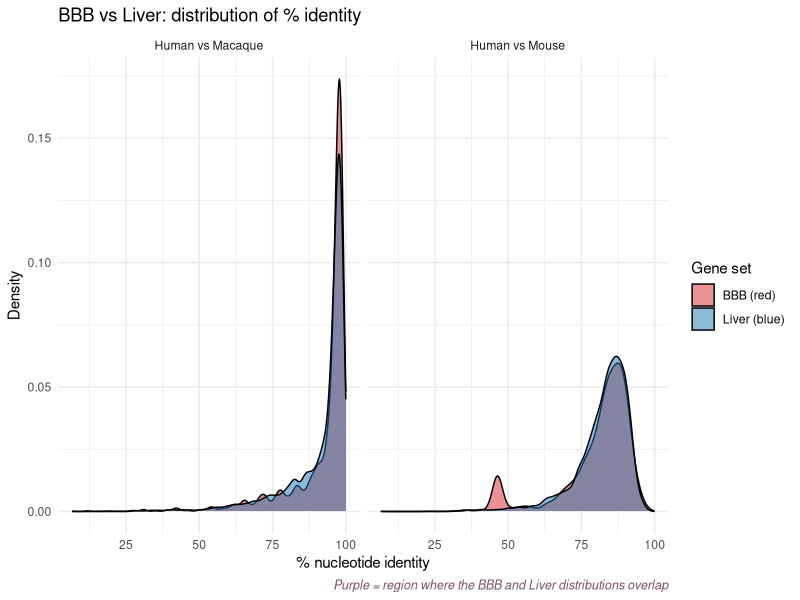
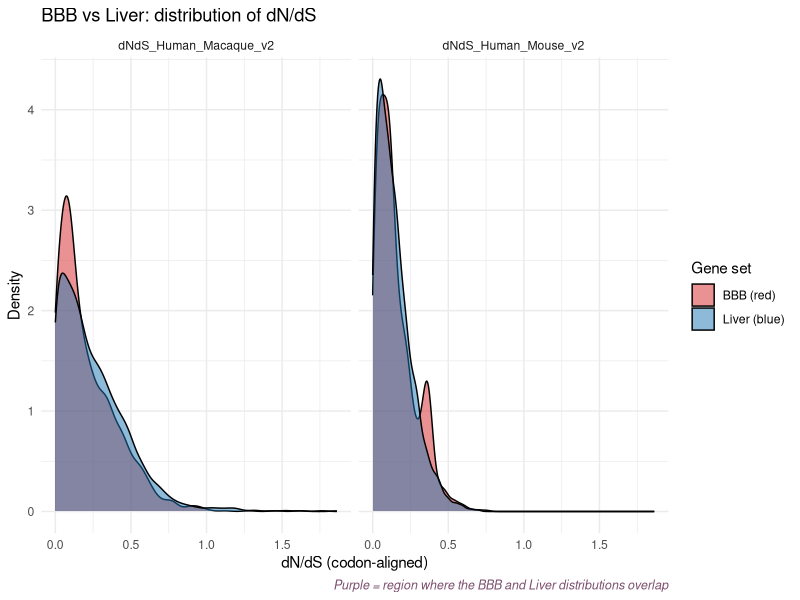
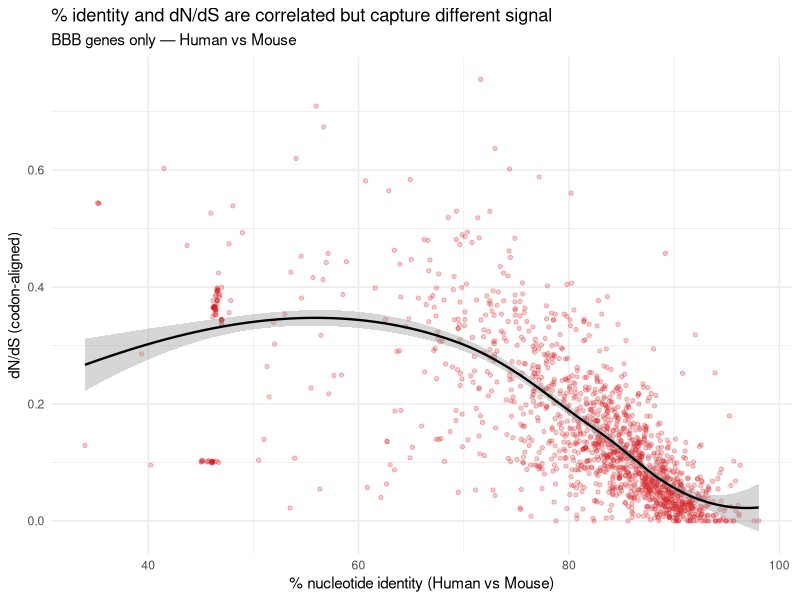
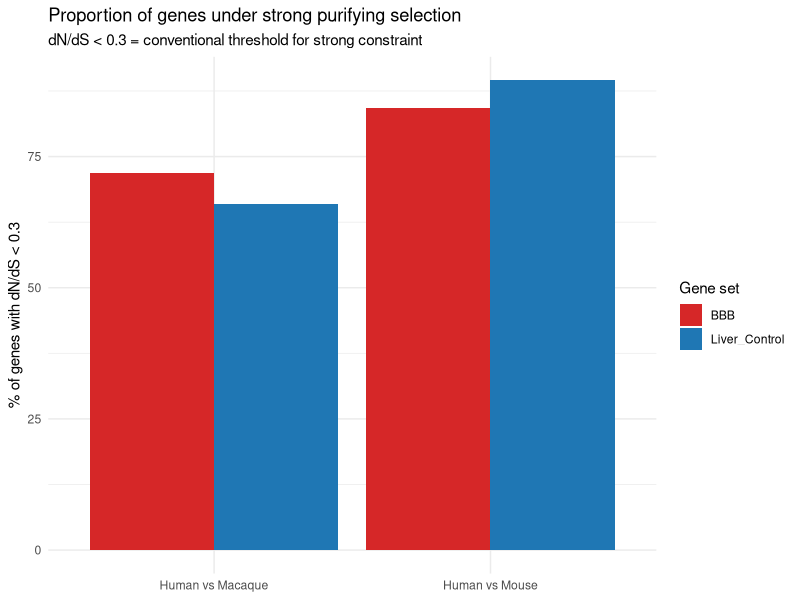

Write the R code that produced these figures, in order.
## ---- chunk 1
#| include: false
suppressPackageStartupMessages({
  library(readr)
  library(dplyr)
  library(ggplot2)
  library(knitr)
})
knitr::opts_knit$set(root.dir = "..")
## ---- chunk 2
df <- read_csv("processed/conservation_scores_combined_v2.csv",
               show_col_types = FALSE)

bbb   <- df[df$Gene_Set == "BBB", ]
liver <- df[df$Gene_Set == "Liver_Control", ]

results <- data.frame(
  Comparison = c("Human vs Mouse — % identity",
                  "Human vs Macaque — % identity",
                  "Human vs Mouse — dN/dS (corrected)",
                  "Human vs Macaque — dN/dS (corrected)"),
  BBB_median = c(
    round(median(bbb$PctId_Human_Mouse,      na.rm = TRUE), 2),
    round(median(bbb$PctId_Human_Macaque,    na.rm = TRUE), 2),
    round(median(bbb$dNdS_Human_Mouse_v2,    na.rm = TRUE), 3),
    round(median(bbb$dNdS_Human_Macaque_v2,  na.rm = TRUE), 3)
  ),
  Liver_median = c(
    round(median(liver$PctId_Human_Mouse,      na.rm = TRUE), 2),
    round(median(liver$PctId_Human_Macaque,    na.rm = TRUE), 2),
    round(median(liver$dNdS_Human_Mouse_v2,    na.rm = TRUE), 3),
    round(median(liver$dNdS_Human_Macaque_v2,  na.rm = TRUE), 3)
  )
)
kable(results, caption = "BBB vs liver conservation — final corrected values")
## ---- chunk 3
df_long <- df |>
  select(Gene_Set, PctId_Human_Mouse, PctId_Human_Macaque) |>
  tidyr::pivot_longer(cols = -Gene_Set, names_to = "Comparison",
                       values_to = "PctIdentity") |>
  filter(!is.na(PctIdentity)) |>
  mutate(Comparison = sub("PctId_", "", Comparison),
         Comparison = sub("_", " vs ", Comparison))

ggplot(df_long, aes(x = PctIdentity, fill = Gene_Set)) +
  geom_density(alpha = 0.5) +
  facet_wrap(~ Comparison) +
  scale_fill_manual(
    values = c("BBB" = "#d62728", "Liver_Control" = "#1f77b4"),
    labels = c("BBB" = "BBB (red)", "Liver_Control" = "Liver (blue)")
  ) +
  labs(x = "% nucleotide identity", y = "Density",
       title = "BBB vs Liver: distribution of % identity",
       fill = "Gene set",
       caption = "Purple = region where the BBB and Liver distributions overlap") +
  theme_minimal() +
  theme(plot.caption = element_text(colour = "#7b4f6e", face = "italic", size = 9))
## ---- chunk 4
df_dnds <- df |>
  select(Gene_Set, dNdS_Human_Mouse_v2, dNdS_Human_Macaque_v2) |>
  tidyr::pivot_longer(cols = -Gene_Set, names_to = "Comparison", values_to = "dNdS") |>
  filter(!is.na(dNdS), dNdS < 2)

ggplot(df_dnds, aes(x = dNdS, fill = Gene_Set)) +
  geom_density(alpha = 0.5) +
  facet_wrap(~ Comparison) +
  scale_fill_manual(
    values = c("BBB" = "#d62728", "Liver_Control" = "#1f77b4"),
    labels = c("BBB" = "BBB (red)", "Liver_Control" = "Liver (blue)")
  ) +
  labs(x = "dN/dS (codon-aligned)", y = "Density",
       title = "BBB vs Liver: distribution of dN/dS",
       fill = "Gene set",
       caption = "Purple = region where the BBB and Liver distributions overlap") +
  theme_minimal() +
  theme(plot.caption = element_text(colour = "#7b4f6e", face = "italic", size = 9))
## ---- chunk 5
bbb_scatter <- bbb |>
  filter(!is.na(PctId_Human_Mouse), !is.na(dNdS_Human_Mouse_v2), dNdS_Human_Mouse_v2 < 2)

ggplot(bbb_scatter, aes(x = PctId_Human_Mouse, y = dNdS_Human_Mouse_v2)) +
  geom_point(alpha = 0.25, color = "#d62728", size = 1.2) +
  geom_smooth(method = "loess", se = TRUE, color = "black", linewidth = 0.8) +
  labs(x = "% nucleotide identity (Human vs Mouse)", y = "dN/dS (codon-aligned)",
       title = "% identity and dN/dS are correlated but capture different signal",
       subtitle = "BBB genes only — Human vs Mouse") +
  theme_minimal()
## ---- chunk 6
purify_df <- df |>
  filter(!is.na(dNdS_Human_Mouse_v2) | !is.na(dNdS_Human_Macaque_v2)) |>
  group_by(Gene_Set) |>
  summarise(
    `Human vs Mouse`   = mean(dNdS_Human_Mouse_v2   < 0.3, na.rm = TRUE) * 100,
    `Human vs Macaque` = mean(dNdS_Human_Macaque_v2 < 0.3, na.rm = TRUE) * 100,
    .groups = "drop"
  ) |>
  tidyr::pivot_longer(cols = -Gene_Set, names_to = "Comparison", values_to = "Pct")

ggplot(purify_df, aes(x = Comparison, y = Pct, fill = Gene_Set)) +
  geom_col(position = "dodge") +
  scale_fill_manual(values = c("BBB" = "#d62728", "Liver_Control" = "#1f77b4")) +
  labs(x = NULL, y = "% of genes with dN/dS < 0.3",
       title = "Proportion of genes under strong purifying selection",
       subtitle = "dN/dS < 0.3 = conventional threshold for strong constraint",
       fill = "Gene set") +
  theme_minimal()
